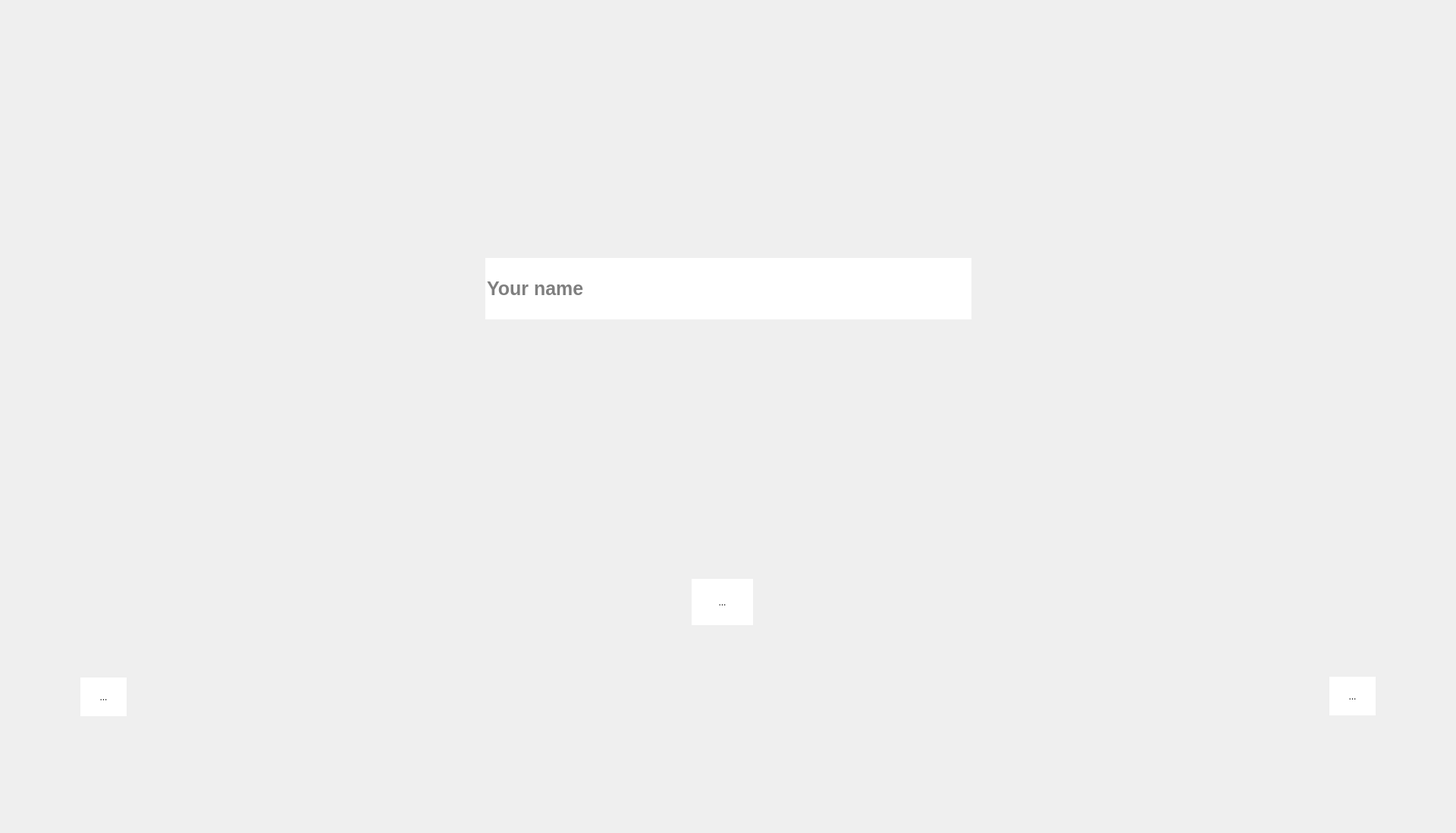
<?xml version="1.0" encoding="UTF-8"?>
<ui version="4.0">
 <class>MainWindow</class>
 <widget class="QMainWindow" name="MainWindow">
  <property name="geometry">
   <rect>
    <x>0</x>
    <y>0</y>
    <width>1920</width>
    <height>1098</height>
   </rect>
  </property>
  <property name="windowTitle">
   <string>Dimar.io</string>
  </property>
  <property name="windowIcon">
   <iconset>
    <normaloff>../Application Icons/icon.ico</normaloff>../Application Icons/icon.ico</iconset>
  </property>
  <widget class="QWidget" name="centralwidget">
   <widget class="QLabel" name="label">
    <property name="geometry">
     <rect>
      <x>0</x>
      <y>0</y>
      <width>1920</width>
      <height>1080</height>
     </rect>
    </property>
    <property name="text">
     <string/>
    </property>
    <property name="pixmap">
     <pixmap>../Application Icons/Dimar.io.png</pixmap>
    </property>
    <property name="scaledContents">
     <bool>true</bool>
    </property>
   </widget>
   <widget class="QToolButton" name="toolButton">
    <property name="geometry">
     <rect>
      <x>912</x>
      <y>763</y>
      <width>81</width>
      <height>61</height>
     </rect>
    </property>
    <property name="cursor">
     <cursorShape>PointingHandCursor</cursorShape>
    </property>
    <property name="styleSheet">
     <string notr="true">background-color: rgb(255, 255, 255);
border: none;</string>
    </property>
    <property name="text">
     <string>...</string>
    </property>
    <property name="icon">
     <iconset>
      <normaloff>../Application Icons/play.png</normaloff>../Application Icons/play.png</iconset>
    </property>
    <property name="iconSize">
     <size>
      <width>200</width>
      <height>200</height>
     </size>
    </property>
   </widget>
   <widget class="QToolButton" name="toolButton_2">
    <property name="geometry">
     <rect>
      <x>1753</x>
      <y>892</y>
      <width>61</width>
      <height>51</height>
     </rect>
    </property>
    <property name="cursor">
     <cursorShape>PointingHandCursor</cursorShape>
    </property>
    <property name="styleSheet">
     <string notr="true">background-color: rgb(255, 255, 255);
border: none;</string>
    </property>
    <property name="text">
     <string>...</string>
    </property>
    <property name="icon">
     <iconset>
      <normaloff>../Application Icons/настройки.png</normaloff>../Application Icons/настройки.png</iconset>
    </property>
    <property name="iconSize">
     <size>
      <width>200</width>
      <height>200</height>
     </size>
    </property>
   </widget>
   <widget class="QToolButton" name="toolButton_3">
    <property name="geometry">
     <rect>
      <x>106</x>
      <y>893</y>
      <width>61</width>
      <height>51</height>
     </rect>
    </property>
    <property name="cursor">
     <cursorShape>PointingHandCursor</cursorShape>
    </property>
    <property name="styleSheet">
     <string notr="true">background-color: rgb(255, 255, 255);
border: none;</string>
    </property>
    <property name="text">
     <string>...</string>
    </property>
    <property name="icon">
     <iconset>
      <normaloff>../Application Icons/инфо.png</normaloff>../Application Icons/инфо.png</iconset>
    </property>
    <property name="iconSize">
     <size>
      <width>200</width>
      <height>200</height>
     </size>
    </property>
   </widget>
   <widget class="QLineEdit" name="lineEdit">
    <property name="geometry">
     <rect>
      <x>640</x>
      <y>340</y>
      <width>641</width>
      <height>81</height>
     </rect>
    </property>
    <property name="font">
     <font>
      <pointsize>19</pointsize>
      <weight>75</weight>
      <bold>true</bold>
     </font>
    </property>
    <property name="cursor">
     <cursorShape>IBeamCursor</cursorShape>
    </property>
    <property name="toolTip">
     <string>&lt;html&gt;&lt;head/&gt;&lt;body&gt;&lt;p&gt;hvj&lt;/p&gt;&lt;/body&gt;&lt;/html&gt;</string>
    </property>
    <property name="whatsThis">
     <string>&lt;html&gt;&lt;head/&gt;&lt;body&gt;&lt;p&gt;hkvhv&lt;/p&gt;&lt;/body&gt;&lt;/html&gt;</string>
    </property>
    <property name="styleSheet">
     <string notr="true">background-color: rgb(242, 240, 214);
background-color: rgb(255, 255, 255);
border: none;</string>
    </property>
    <property name="inputMask">
     <string/>
    </property>
    <property name="text">
     <string/>
    </property>
    <property name="frame">
     <bool>true</bool>
    </property>
    <property name="echoMode">
     <enum>QLineEdit::Normal</enum>
    </property>
    <property name="alignment">
     <set>Qt::AlignLeading|Qt::AlignLeft|Qt::AlignVCenter</set>
    </property>
    <property name="dragEnabled">
     <bool>false</bool>
    </property>
    <property name="readOnly">
     <bool>false</bool>
    </property>
    <property name="placeholderText">
     <string>Your name</string>
    </property>
    <property name="cursorMoveStyle">
     <enum>Qt::LogicalMoveStyle</enum>
    </property>
   </widget>
  </widget>
  <widget class="QMenuBar" name="menubar">
   <property name="geometry">
    <rect>
     <x>0</x>
     <y>0</y>
     <width>1920</width>
     <height>22</height>
    </rect>
   </property>
  </widget>
 </widget>
 <resources/>
 <connections/>
</ui>
